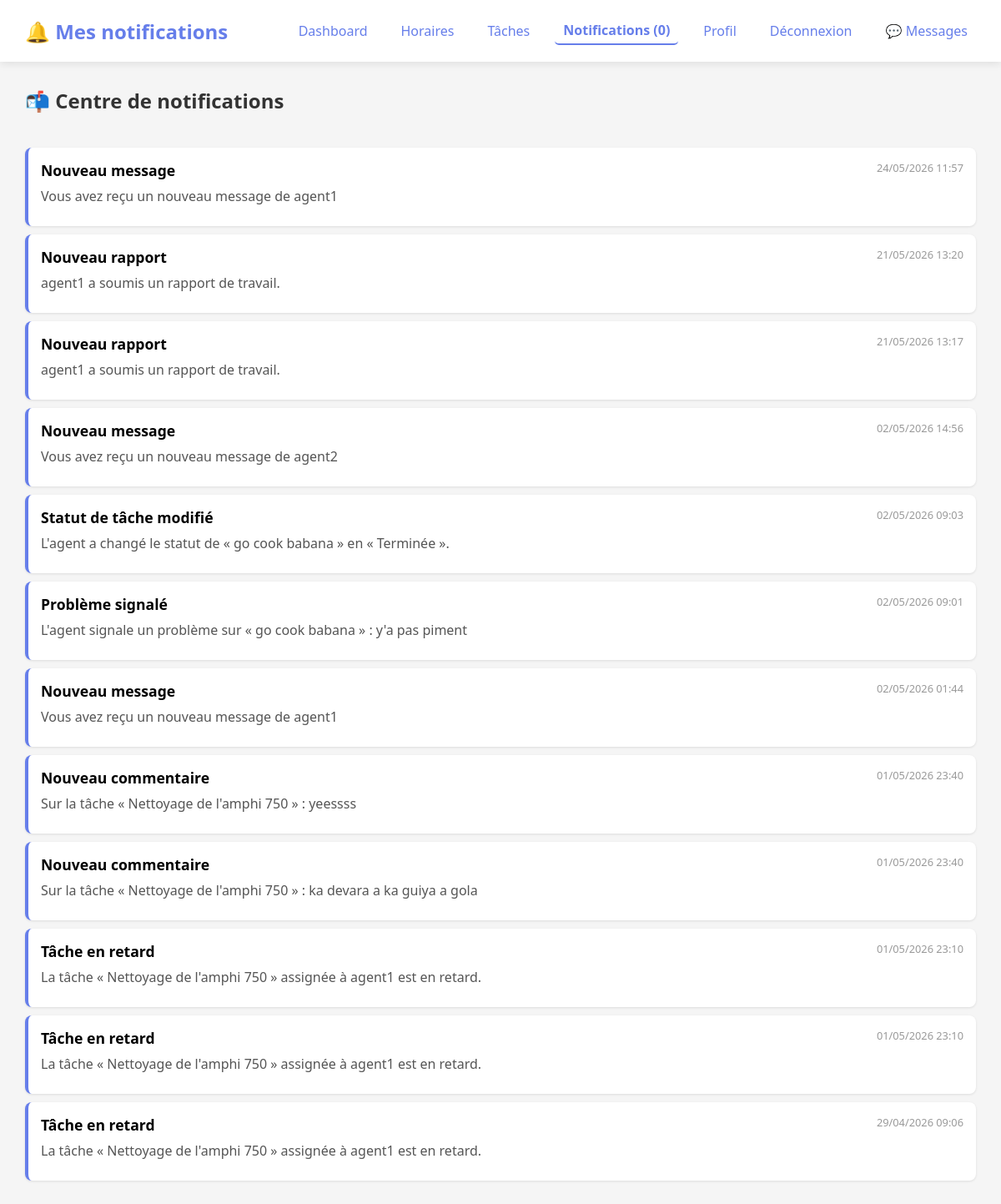
The app's page /notifications.php (signed in) with its own data.
### tables this page shows
CREATE TABLE `notifications` (
  `id` int(11) NOT NULL,
  `user_id` int(11) NOT NULL,
  `type` varchar(50) NOT NULL,
  `title` varchar(255) NOT NULL,
  `message` text NOT NULL,
  `link` varchar(255) DEFAULT NULL,
  `is_read` tinyint(1) DEFAULT 0,
  `created_at` timestamp NOT NULL DEFAULT current_timestamp()
);

### notifications.php (the view, shortened to what this page needs)
<?php
$database = new Database();
$db = $database->getConnection();
$user_id = $_SESSION['user_id'];
$user_role = $_SESSION['user_role'];
$query = "SELECT * FROM notifications WHERE user_id = :user_id ORDER BY created_at DESC LIMIT 30";
$stmt = $db->prepare($query);
$stmt->execute([':user_id' => $user_id]);
$notifications = $stmt->fetchAll(PDO::FETCH_ASSOC);
$unreadCount = count(array_filter($notifications, fn($n) => !$n['is_read']));
?>
<!DOCTYPE html>
<html lang="fr">
<head>
    <link rel="stylesheet" href="css/style.css">
</head>
<body>
    <div class="dashboard">
        <nav class="navbar">
            <h1>🔔 Mes notifications</h1>
            <div class="nav-links">
                <?php if ($user_role === 'responsable'): ?>
                    <a href="responsable_dashboard.php">Dashboard</a>
                    <a href="schedules.php">Horaires</a>
                    <a href="tasks.php">Tâches</a>
                <?php else: ?>
                    <a href="agent_dashboard.php">Dashboard</a>
                    <a href="my_schedules.php">Mes horaires</a>
                    <a href="my_tasks.php">Mes tâches</a>
                <?php endif; ?>
                <a href="notifications.php" class="active">Notifications (<?php echo $unreadCount; ?>)</a>
                <a href="profile.php">Profil</a>
                <a href="logout.php">Déconnexion</a>
                <a href="messages.php">
    💬 Messages
</a>
            </div>
        </nav>
        <div class="content">
            <div style="display: flex; justify-content: space-between; align-items: center; margin-bottom: 20px;">
                <h2>📬 Centre de notifications</h2>
            </div>
            <?php if (empty($notifications)): ?>
                <div class="alert alert-info" style="text-align: center; padding: 40px;">
                    ✨ Aucune notification pour le moment.
                </div>
            <?php else: ?>
                <?php foreach ($notifications as $notif): ?>
                    <div class="notification-item <?php echo $notif['is_read'] ? '' : 'unread'; ?>">
                        <div style="display: flex; justify-content: space-between; align-items: start;">
                            <span class="notification-title"><?php echo htmlspecialchars($notif['title']); ?></span>
                            <span class="notification-date"><?php echo date('d/m/Y H:i', strtotime($notif['created_at'])); ?></span>
                        </div>
                        <div class="notification-message">
                            <?php echo nl2br(htmlspecialchars($notif['message'])); ?>
                        </div>
                    </div>
                <?php endforeach; ?>
            <?php endif; ?>
        </div>
    </div>
</body>
</html>

### style.css (style rules this page uses)
* { margin: 0; padding: 0; box-sizing: border-box; }
body { font-family: 'Segoe UI', Tahoma, Geneva, Verdana, sans-serif; background: linear-gradient(135deg, #667eea 0%, #764ba2 100%); min-height: 100vh; }
.dashboard { min-height: 100vh; background: #f5f5f5; }
.navbar { background: white; padding: 20px 30px; box-shadow: 0 2px 10px rgba(0,0,0,0.1); display: flex; justify-content: space-between; align-items: center; flex-wrap: wrap; }
.navbar h1 { color: #667eea; font-size: 1.5em; }
.nav-links { display: flex; gap: 20px; align-items: center; }
.nav-links a { text-decoration: none; color: #667eea; padding: 5px 10px; border-radius: 5px; transition: background 0.3s; }
.content { padding: 30px; max-width: 1200px; margin: 0 auto; }
.content h2 { color: #333; margin-bottom: 20px; margin-top: 30px; }
.content h2:first-of-type { margin-top: 0; }
.active { font-weight: bold; border-bottom: 2px solid #667eea; }

### notifications.php (style rules this page uses)
.notification-item { background: white; padding: 15px; margin-bottom: 10px; border-radius: 8px; border-left: 4px solid #667eea; box-shadow: 0 1px 3px rgba(0,0,0,0.1); transition: all 0.2s; }
.notification-title { font-weight: bold; font-size: 1.1em; }
.notification-message { margin: 8px 0; color: #555; }
.notification-date { font-size: 0.8em; color: #999; }

### records on screen
notifications: title "Nouveau message", created_at "24/05/2026 11:57", message "Vous avez reçu un nouveau message de agent1"
notifications: title "Nouveau rapport", created_at "21/05/2026 13:20", message "agent1 a soumis un rapport de travail."
notifications: title "Nouveau rapport", created_at "21/05/2026 13:17", message "agent1 a soumis un rapport de travail."
notifications: title "Nouveau message", created_at "02/05/2026 14:56", message "Vous avez reçu un nouveau message de agent2"
notifications: title "Statut de tâche modifié", created_at "02/05/2026 09:03", message "L'agent a changé le statut de « go cook babana » en « Terminée »."
notifications: title "Problème signalé", created_at "02/05/2026 09:01", message "L'agent signale un problème sur « go cook babana » : y'a pas piment"
notifications: title "Nouveau message", created_at "02/05/2026 01:44", message "Vous avez reçu un nouveau message de agent1"
notifications: title "Nouveau commentaire", created_at "01/05/2026 23:40", message "Sur la tâche « Nettoyage de l'amphi 750 » : yeessss"
notifications: title "Nouveau commentaire", created_at "01/05/2026 23:40", message "Sur la tâche « Nettoyage de l'amphi 750 » : ka devara a ka guiya a gola"
notifications: title "Tâche en retard", created_at "01/05/2026 23:10", message "La tâche « Nettoyage de l'amphi 750 » assignée à agent1 est en retard."
notifications: title "Tâche en retard", created_at "01/05/2026 23:10", message "La tâche « Nettoyage de l'amphi 750 » assignée à agent1 est en retard."
notifications: title "Tâche en retard", created_at "29/04/2026 09:06", message "La tâche « Nettoyage de l'amphi 750 » assignée à agent1 est en retard."

### other values on screen
$unreadCount "0"
